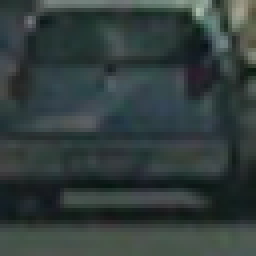
#> input picture output_images/car_image1.jpg, 64 x 64 px, given as the content of the folder ./vehicles/, which was not available (shown 4 times larger)
$ jupyter execute --allow-errors Vehicle-Detection.ipynb   (shell and % lines are left out)   (older library calls are emulated)   (text cells are left out)
#> lines starting #> are read from the running program, lines starting #| are printed output that depends on the picture; pictures that were not available may be replaced by others from this repository, and a replacement may not be noted
[cell 1]
# Gather and tally vehicle and non-vehicle images

import os
import glob

basedir = './vehicles/'
image_types = os.listdir(basedir)

cars = []
for imtype in image_types:
    cars.extend(glob.glob(basedir+imtype+'/*'))

print("Number of Vehicle Images found: {}".format(len(cars)))


basedir = './non-vehicles/'
image_types = os.listdir(basedir)

notcars = []
for imtype in image_types:
    notcars.extend(glob.glob(basedir+imtype+'/*'))

print("Number of Non-Vehicle Images found: {}".format(len(notcars)))

[cell 2]
import matplotlib.image as mpimg
import matplotlib.pyplot as plt
import numpy as np
import cv2
import time
from skimage.feature import hog
from sklearn.svm import LinearSVC
from sklearn.preprocessing import StandardScaler
from sklearn.model_selection import train_test_split

[cell 3]
# Define a function to return HOG features and visualization
def get_hog_features(img, orient, pix_per_cell, cell_per_block, vis=False, feature_vec=True):
    if vis == True:
        features, hog_image = hog(img, orientations=orient, pixels_per_cell=(pix_per_cell, pix_per_cell),
                                  cells_per_block=(cell_per_block, cell_per_block), transform_sqrt=False,
                                  visualise=True, feature_vector=False)
        return features, hog_image
    else:
        features = hog(img, orientations=orient, pixels_per_cell=(pix_per_cell, pix_per_cell),
                       cells_per_block=(cell_per_block, cell_per_block), transform_sqrt=False,
                       visualise=False, feature_vector=feature_vec)
        return features

[cell 4]
# Define a function to compute binned color features
def bin_spatial(img, size=(32, 32)):
    # Use cv2.resize().ravel() to create the feature vector
    features = cv2.resize(img, size).ravel()
    # Return the feature vector
    return features

[cell 5]
# Define a function to compute color histogram features
def color_hist(img, nbins=32): #, bins_range=(0, 256)):
    # Compute the histogram of the color channels separately
    channel1_hist = np.histogram(img[:,:,0], bins=nbins) #, range=bins_range)
    channel2_hist = np.histogram(img[:,:,1], bins=nbins) #, range=bins_range)
    channel3_hist = np.histogram(img[:,:,2], bins=nbins) #, range=bins_range)
    # Concatenate the histograms into a single feature vector
    hist_features = np.concatenate((channel1_hist[0], channel2_hist[0], channel3_hist[0]))
    # Return the individual histograms, bin_centers and feature vector
    return hist_features

[cell 6]
# Define a function to extract features from a list of images
def extract_features(imgs, color_space='RGB', spatial_size=(32, 32),
                     hist_bins=32, orient=9,
                     pix_per_cell=8, cell_per_block=2, hog_channel=0,
                     spatial_feat=True, hist_feat=True, hog_feat=True):
    """Define a function to extract features from a list of images
    Have this function call bin_spatial() and color_hist()
    """
    # Create a list to append feature vectors to
    features = []
    # Iterate through the list of images
    for file in imgs:
        # Read in each one by one
        image = cv2.imread(file)
        image = cv2.cvtColor(image, cv2.COLOR_BGR2RGB)

        file_features = single_img_features(image, color_space=color_space, spatial_size=spatial_size,
                                            hist_bins=hist_bins, orient=orient, pix_per_cell=pix_per_cell,
                                            cell_per_block=cell_per_block,
                                            hog_channel=hog_channel, spatial_feat=spatial_feat,
                                            hist_feat=hist_feat, hog_feat=hog_feat)
        features.append(file_features)
    # Return list of feature vectors
    return features

[cell 7]
# Define a function that takes an image,
# start and stop positions in both x and y,
# window size (x and y dimensions),
# and overlap fraction (for both x and y)
def slide_window(img, x_start_stop=[None, None], y_start_stop=[None, None],
                    xy_window=(64, 64), xy_overlap=(0.5, 0.5)):
    # If x and/or y start/stop positions not defined, set to image size
    x_start_stop = list(x_start_stop)
    y_start_stop = list(y_start_stop)
    if x_start_stop[0] == None:
        x_start_stop[0] = 0
    if x_start_stop[1] == None:
        x_start_stop[1] = img.shape[1]
    if y_start_stop[0] == None:
        y_start_stop[0] = 0
    if y_start_stop[1] == None:
        y_start_stop[1] = img.shape[0]
    # Compute the span of the region to be searched
    xspan = x_start_stop[1] - x_start_stop[0]
    yspan = y_start_stop[1] - y_start_stop[0]
    # Compute the number of pixels per step in x/y
    nx_pix_per_step = np.int(xy_window[0]*(1 - xy_overlap[0]))
    ny_pix_per_step = np.int(xy_window[1]*(1 - xy_overlap[1]))
    # Compute the number of windows in x/y
    nx_buffer = np.int(xy_window[0]*(xy_overlap[0]))
    ny_buffer = np.int(xy_window[1]*(xy_overlap[1]))
    nx_windows = np.int((xspan-nx_buffer)/nx_pix_per_step)
    ny_windows = np.int((yspan-ny_buffer)/ny_pix_per_step)
    # Initialize a list to append window positions to
    window_list = []
    # Loop through finding x and y window positions
    # Note: you could vectorize this step, but in practice
    # you'll be considering windows one by one with your
    # classifier, so looping makes sense
    for ys in range(ny_windows):
        for xs in range(nx_windows):
            # Calculate window position
            startx = xs*nx_pix_per_step + x_start_stop[0]
            endx = startx + xy_window[0]
            starty = ys*ny_pix_per_step + y_start_stop[0]
            endy = starty + xy_window[1]
            # Append window position to list
            window_list.append(((startx, starty), (endx, endy)))
    # Return the list of windows
    return window_list

[cell 8]
# Define a function to draw bounding boxes
def draw_boxes(img, bboxes, color=(255, 0, 255), thick=6):
    # Make a copy of the image
    imcopy = np.copy(img)
    # Iterate through the bounding boxes
    for bbox in bboxes:
        # Draw a rectangle given bbox coordinates
        cv2.rectangle(imcopy, bbox[0], bbox[1], color, thick)
    # Return the image copy with boxes drawn
    return imcopy

[cell 9]
def single_img_features(img, color_space='RGB', spatial_size=(32, 32),
                        hist_bins=32, orient=9,
                        pix_per_cell=8, cell_per_block=2, hog_channel=0,
                        spatial_feat=True, hist_feat=True, hog_feat=True, vis=False):
    #1) Define an empty list to receive features
    img_features = []
    #2) Apply color conversion if other than 'RGB'
    if color_space != 'RGB':
        if color_space == 'HSV':
            feature_image = cv2.cvtColor(img, cv2.COLOR_RGB2HSV)
        elif color_space == 'LUV':
            feature_image = cv2.cvtColor(img, cv2.COLOR_RGB2LUV)
        elif color_space == 'HLS':
            feature_image = cv2.cvtColor(img, cv2.COLOR_RGB2HLS)
        elif color_space == 'YUV':
            feature_image = cv2.cvtColor(img, cv2.COLOR_RGB2YUV)
        elif color_space == 'YCrCb':
            feature_image = cv2.cvtColor(img, cv2.COLOR_RGB2YCrCb)
    else: feature_image = np.copy(img)
    #3) Compute spatial features if flag is set
    if spatial_feat == True:
        spatial_features = bin_spatial(feature_image, size=spatial_size)
        #4) Append features to list
        img_features.append(spatial_features)
    #5) Compute histogram features if flag is set
    if hist_feat == True:
        hist_features = color_hist(feature_image, nbins=hist_bins)
        #6) Append features to list
        img_features.append(hist_features)
    #7) Compute HOG features if flag is set
    if hog_feat == True:
        if hog_channel == 'ALL':
            hog_features = []
            for channel in range(feature_image.shape[2]):
                hog_features.extend(get_hog_features(feature_image[:,:,channel],
                                    orient, pix_per_cell, cell_per_block,
                                    vis=False, feature_vec=True))
            #hog_features = np.concatenate(hog_features)
        else:
            if vis == True:
                hog_features, hog_image = get_hog_features(feature_image[:,:,hog_channel], orient, pix_per_cell, cell_per_block, vis=True)
            #else:
            hog_features = get_hog_features(feature_image[:,:,hog_channel], orient, pix_per_cell, cell_per_block, vis=False)

        #8) Append features to list
        img_features.append(hog_features)

    #9) Return concatenated array of features
    if vis == True:
        return np.concatenate(img_features), hog_image
    else:
        return np.concatenate(img_features)

[cell 10]
# Define a function you will pass an image
# and the list of windows to be searched
def search_windows(img, windows, clf, scaler, color_space='RGB',
                    spatial_size=(32, 32), hist_bins=32,
                    orient=9,
                    pix_per_cell=8, cell_per_block=2,
                    hog_channel=0, spatial_feat=True,
                    hist_feat=True, hog_feat=True):

    #1) Create an empty list to receive positive detection windows
    on_windows = []
    #2) Iterate over all windows in the list
    for window in windows:
        #3) Extract the test window from original image
        test_img = cv2.resize(img[window[0][1]:window[1][1], window[0][0]:window[1][0]], (64, 64))
        #4) Extract features for that window using single_img_features()
        features = single_img_features(test_img, color_space=color_space,
                            spatial_size=spatial_size, hist_bins=hist_bins,
                            orient=orient, pix_per_cell=pix_per_cell,
                            cell_per_block=cell_per_block,
                            hog_channel=hog_channel, spatial_feat=spatial_feat,
                            hist_feat=hist_feat, hog_feat=hog_feat)
        #5) Scale extracted features to be fed to classifier
        test_features = scaler.transform(np.array(features).reshape(1, -1))
        #6) Predict using your classifier
        prediction = clf.predict(test_features)
        #7) If positive (prediction == 1) then save the window
        if prediction == 1:
            on_windows.append(window)
    #8) Return windows for positive detections
    return on_windows

[cell 11]
# Define a function for plotting multiple images
def visualize(fig, rows, cols, imgs, titles):
    for i, img in enumerate(imgs):
        plt.subplot(rows,cols,i+1)
        plt.title(i+1)
        img_dims = len(img.shape)
        if img_dims < 3:
            plt.imshow(img, cmap="hot")
            plt.title(titles[i])
        else:
            plt.imshow(img)
            plt.title(titles[i])
    plt.tight_layout()

[cell 12]
# Visualize HOG Images

for i in range(5):
    # Choose random car/notcar indicies
    car_ind = np.random.randint(0,len(cars))
    notcar_ind = np.random.randint(0,len(notcars))

    # Read images
    car_image = mpimg.imread(cars[car_ind])
#> car_image is the input picture: shape (64, 64, 4) float32; mean R, G, B, A 0.199, 0.243, 0.239, 1
    notcar_image = mpimg.imread(notcars[notcar_ind])

    # Define feature parameters
    color_space = "RGB" # Can be RGB, HSV, LUV, HLS, YUV, YCrCb
    orient = 6
    pix_per_cell = 8
    cell_per_block = 2
    hog_channel = 0 # Can be 0,1,2, "ALL"
    spatial_size = (16,16)
    hist_bins = 16
    spatial_feat = True
    hist_feat = True
    hog_feat = True

    car_features, car_hog_image = single_img_features(car_image, color_space=color_space,
                            spatial_size=spatial_size,
                            hist_bins=hist_bins, orient=orient,
                            pix_per_cell=pix_per_cell, cell_per_block=cell_per_block, hog_channel=hog_channel,
                            spatial_feat=spatial_feat, hist_feat=hist_feat, hog_feat=hog_feat, vis=True)
#> in bin_spatial, `features = cv2.resize(img, size).ravel()`: features = 1024 values, max 1 at index 3, min 0.0402 at index 728, mean 0.42
#> in single_img_features, `spatial_features = bin_spatial(feature_image, size=spatial_size)`: spatial_features has the same summary as features in bin_spatial
#> in color_hist, `hist_features = np.concatenate((channel1_hist[0], channel2_hist[0], ch..`: hist_features = 48 values, max 954 at index 4, min 1 at index 30, mean 256
#> in get_hog_features, `features, hog_image = hog(img, orientations=orient, pixels_per_cell=(p..`:
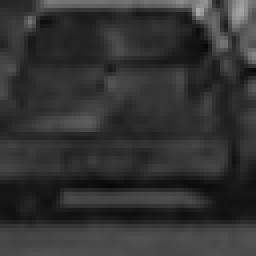
#> img: shape (64, 64) float32 (shown 4 times larger); min 0.0196, max 0.675, mean 0.199
#> in single_img_features, `hog_features, hog_image = get_hog_features(feature_image[:,:,hog_chann..`:
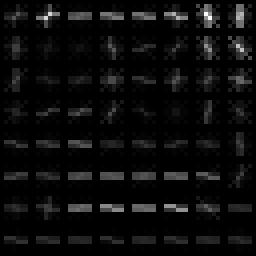
#> hog_image: shape (64, 64) float32 (shown 4 times larger); min 0, max 0.119, mean 0.00552; drawn with min black and max white
#> in single_img_features, `hog_features = get_hog_features(feature_image[:,:,hog_channel], orient..`: hog_features = 1176 values, max 0.428 at index 24, min 0 at index 59, mean 0.161
#> car_features = 2248 values, max 954 at index 1028, min 0 at index 1131, mean 5.74

    notcar_features, notcar_hog_image = single_img_features(notcar_image, color_space=color_space, spatial_size=spatial_size,
                            hist_bins=hist_bins, orient=orient,
                            pix_per_cell=pix_per_cell, cell_per_block=cell_per_block, hog_channel=hog_channel,
                            spatial_feat=spatial_feat, hist_feat=hist_feat, hog_feat=hog_feat, vis=True)
#> notcar_features has the same summary as car_features

    mpimg.imsave("./output_images/car_image{}.jpg".format(i+1), car_image)
    mpimg.imsave("./output_images/car_hog_image{}.jpg".format(i+1), car_hog_image)
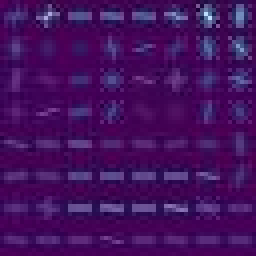
#> saved as car_hog_image1.jpg: shape (64, 64, 3) (shown 4 times larger); mean R, G, B 67.3, 15.8, 94.2
    mpimg.imsave("./output_images/notcar_image{}.jpg".format(i+1), notcar_image)
    mpimg.imsave("./output_images/notcar_hog_image{}.jpg".format(i+1), notcar_hog_image)

    images = [car_image, car_hog_image, notcar_image, notcar_hog_image]
    titles = ["Car Image", "Car HOG Image", "NotCar Image", "NotCar HOG Image"]
    fig = plt.figure(figsize=(12,3))
    visualize(fig,1,4,images,titles)
#> the loop in visualize, `for i, img in enumerate(imgs):` made 4 passes
#> img_dims on passes 1 to 4: 3, 2, 3, 2
    fig.savefig("./output_images/hog_vis{}.png".format(i+1), bbox_inches="tight")
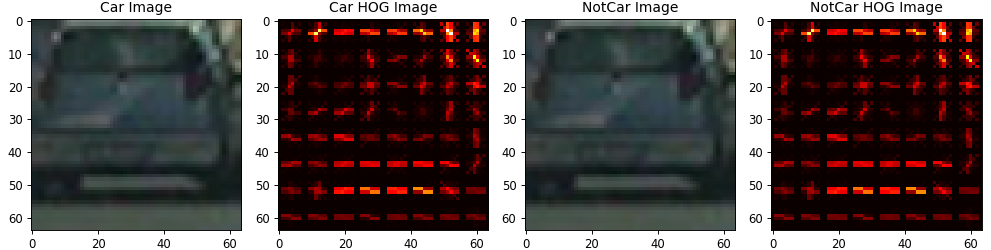
#> figure drawn by matplotlib, 4 panels

[cell 13]
# Define Feature Parameters
color_space = "YCrCb" # Can be RGB, HSV, LUV, HLS, YUV, YCrCb
#> color_space = 'YCrCb'
orient = 9 # HOG orientations
pix_per_cell = 8
cell_per_block = 2
hog_channel = "ALL"
spatial_size = (32, 32)
hist_bins = 32
spatial_feat = True
hist_feat = True
hog_feat = True
y_start_stop = [None, None]

t=time.time()

test_cars = cars
test_notcars = notcars

car_features = extract_features(cars, color_space=color_space,
                        spatial_size=spatial_size, hist_bins=hist_bins,
                        orient=orient, pix_per_cell=pix_per_cell,
                        cell_per_block=cell_per_block,
                        hog_channel=hog_channel, spatial_feat=spatial_feat,
                        hist_feat=hist_feat, hog_feat=hog_feat)
#> in single_img_features (call 11), `feature_image = cv2.cvtColor(img, cv2.COLOR_RGB2YCrCb)`: feature_image: shape (64, 64, 3); mean of channels 0, 1, 2 58.6, 122.4, 129.4
#> in extract_features, `file_features = single_img_features(image, color_space=color_space, sp..`: file_features = 8460 values, max 871 at index 3119, min 0 at index 3100, mean 39.14
#> car_features = 1 item
notcar_features = extract_features(notcars, color_space=color_space,
                        spatial_size=spatial_size, hist_bins=hist_bins,
                        orient=orient, pix_per_cell=pix_per_cell,
                        cell_per_block=cell_per_block,
                        hog_channel=hog_channel, spatial_feat=spatial_feat,
                        hist_feat=hist_feat, hog_feat=hog_feat)
#> notcar_features = 1 item

X = np.vstack((car_features, notcar_features)).astype(np.float64)
# Fit a per-column scaler
X_scaler = StandardScaler().fit(X)
# Apply the scaler to X
scaled_X = X_scaler.transform(X)

# Define the labels vector
y = np.hstack((np.ones(len(car_features)), np.zeros(len(notcar_features))))
#> y = [1, 0]


# Split up data into randomized training and test sets
rand_state = np.random.randint(0, 100)
X_train, X_test, y_train, y_test = train_test_split(
    scaled_X, y, test_size=0.2, random_state=rand_state)
#> y_train = [1]; y_test = [0]

print('Using:',orient,'orientations',pix_per_cell,
    'pixels per cell and', cell_per_block,'cells per block')
print('Feature vector length:', len(X_train[0]))
#| Feature vector length: 8460
# Use a linear SVC
svc = LinearSVC(C=0.01)
# Check the training time for the SVC
t=time.time()
#> (the rest of this cell did not finish here and is left out)

[cell 14]
# Visualize results on test images
test_image_path = "./test_images/*"
test_images = sorted(glob.glob(test_image_path))
y_start_stop = [400,720] # restrict search region

for i,img in enumerate(test_images):
    image = mpimg.imread(img)
    draw_image = np.copy(image)

    windows = slide_window(image, x_start_stop=[None, None], y_start_stop=y_start_stop,
                        xy_window=(96, 96), xy_overlap=(0.5, 0.5))

    hot_windows = search_windows(image, windows, svc, X_scaler, color_space=color_space,
                            spatial_size=spatial_size, hist_bins=hist_bins,
                            orient=orient, pix_per_cell=pix_per_cell,
                            cell_per_block=cell_per_block,
                            hog_channel=hog_channel, spatial_feat=spatial_feat,
                            hist_feat=hist_feat, hog_feat=hog_feat)

    print("Image {} has {} boxes".format(os.path.basename(img),len(hot_windows)))
    window_img = draw_boxes(draw_image, hot_windows, color=(255, 0, 255), thick=6)

    plt.imshow(window_img)
    plt.show()
    mpimg.imsave("./output_images/hot_win_test{}.jpg".format(i+1), window_img)

[cell 15]
def convert_color(img, conv='RGB2YCrCb'):
    if conv == 'RGB2YCrCb':
        return cv2.cvtColor(img, cv2.COLOR_RGB2YCrCb)
    if conv == 'BGR2YCrCb':
        return cv2.cvtColor(img, cv2.COLOR_BGR2YCrCb)
    if conv == 'RGB2LUV':
        return cv2.cvtColor(img, cv2.COLOR_RGB2LUV)

[cell 16]
out_images = []
out_maps = []
out_titles = []
out_boxes = []

ystart = 400
ystop = 720
scale = 1.5

#> (the rest of this cell did not finish here and is left out)

[cell 17]
def find_cars(img, scalevals, ystart, ystop):

#> called with ystart = 400, ystop = 720
    draw_img = np.copy(img)
    heatmap = np.zeros_like(img[:,:,0])
    #img = img.astype(np.float32)/255

    img_tosearch = img[ystart:ystop,:,:]
#> img_tosearch = empty array
    ctrans_tosearch = convert_color(img_tosearch, conv="RGB2YCrCb")

    for scale in scalevals:
        if scale != 1:
            imshape = ctrans_tosearch.shape
            ctrans_tosearch = cv2.resize(ctrans_tosearch, (np.int(imshape[1]/scale),(np.int(imshape[0]/scale))))

        ch1 = ctrans_tosearch[:,:,0]
        ch2 = ctrans_tosearch[:,:,1]
        ch3 = ctrans_tosearch[:,:,2]
        orient = 9
        pix_per_cell = 8
        cell_per_block = 2

        # define blocks and steps
        nxblocks = (ch1.shape[1] // pix_per_cell) - 1
        nyblocks = (ch1.shape[0] // pix_per_cell) - 1
        nfeat_per_block = orient*cell_per_block**2
        window=64
        nblocks_per_window = (window // pix_per_cell) - 1
        cells_per_step = 1
        nxsteps = (nxblocks - nblocks_per_window) // cells_per_step
        nysteps = (nyblocks - nblocks_per_window) // cells_per_step

        # compute individual channel HOG features
        hog1 = get_hog_features(ch1, orient, pix_per_cell, cell_per_block, feature_vec=False)
        hog2 = get_hog_features(ch2, orient, pix_per_cell, cell_per_block, feature_vec=False)
        hog3 = get_hog_features(ch3, orient, pix_per_cell, cell_per_block, feature_vec=False)

        for xb in range(nxsteps):
            for yb in range(nysteps):
                #count += 1
                ypos = yb*cells_per_step
                xpos = xb*cells_per_step

                # Extract HOG for this patch
                hog_feat1 = hog1[ypos:ypos+nblocks_per_window, xpos:xpos+nblocks_per_window].ravel()
                hog_feat2 = hog2[ypos:ypos+nblocks_per_window, xpos:xpos+nblocks_per_window].ravel()
                hog_feat3 = hog3[ypos:ypos+nblocks_per_window, xpos:xpos+nblocks_per_window].ravel()

                hog_features = np.hstack((hog_feat1, hog_feat2, hog_feat3))
                xleft = xpos * pix_per_cell
                ytop = ypos * pix_per_cell

                subimg = cv2.resize(ctrans_tosearch[ytop: ytop+window, xleft:xleft+window], (64,64))

                #color and spatial binning
                spatial_features = bin_spatial(subimg, size=(spatial_size))
                hist_features = color_hist(subimg, nbins = hist_bins)

                # scale features and make a prediction
                features = np.hstack((spatial_features, hist_features, hog_features)).reshape(1,-1)
                test_features = X_scaler.transform(features)

                test_prediction = svc.predict(test_features)

                if test_prediction == 1:
                    xbox_left = np.int(xleft*scale)
                    ytop_draw = np.int(ytop*scale)
                    win_draw = np.int(window*scale)

                    cv2.rectangle(draw_img, (xbox_left, ytop_draw+ystart),
                                      (xbox_left+win_draw, ytop_draw + win_draw+ystart), (255,0,255), 6)
                    img_boxes.append(((xbox_left, ytop_draw+ystart),
                                      (xbox_left+win_draw, ytop_draw + win_draw+ ystart)))
                    heatmap[ytop_draw+ystart:ytop_draw+win_draw+ystart, xbox_left: xbox_left+win_draw] += 1


    return draw_img, heatmap
